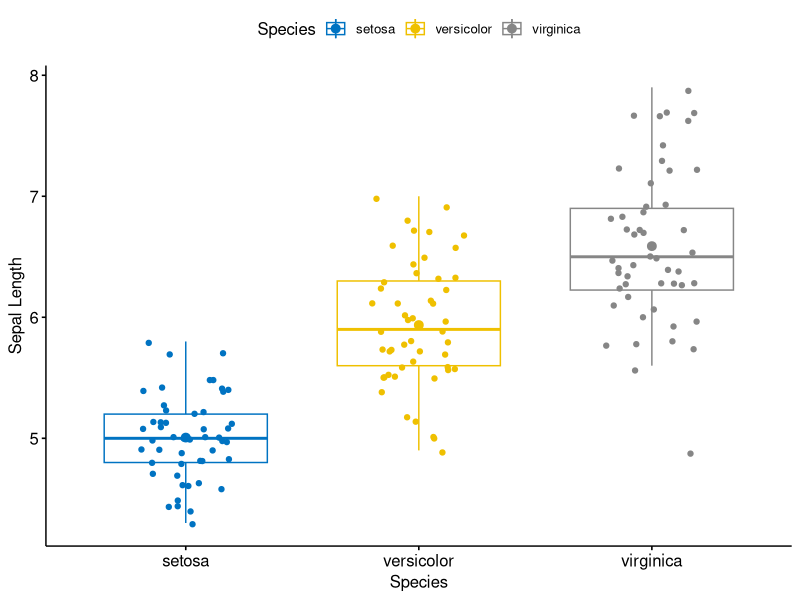

Reproduce this figure in R.
# Datanovia
# Biostatistics
# Assumptions
# Descriptive Statistics in R
# https://www.datanovia.com/fr/learn/biostatistics/assumptions/descriptive-statistics-in-r

# Packages ----

library(rstatix)
library(ggpubr)

# Central tendency ----

x <- iris$Sepal.Length

mean(x)   # arithmetic mean

median(x) # middle value (robust to outliers)

freq <- table(x)
as.numeric(names(freq))[which.max(freq)]  # mode: the most frequent value

# Variability ----

range(x)  # min and max

IQR(x)    # interquartile range (Q3 - Q1), robust spread

var(x)    # variance

sd(x)     # standard deviation (sqrt of variance)

# All at once: get_summary_stats() ----

iris |> get_summary_stats(Sepal.Length, type = "common")

iris |> 
  group_by(Species) |> 
  get_summary_stats(Sepal.Length, type = "mean_sd")

# Visualise the summary ----

ggboxplot(iris, x = "Species", y = "Sepal.Length",
          add = c("mean", "jitter"), color = "Species",
          palette = "jco",
          ylab = "Sepal Length",
          xlab = "Species")
